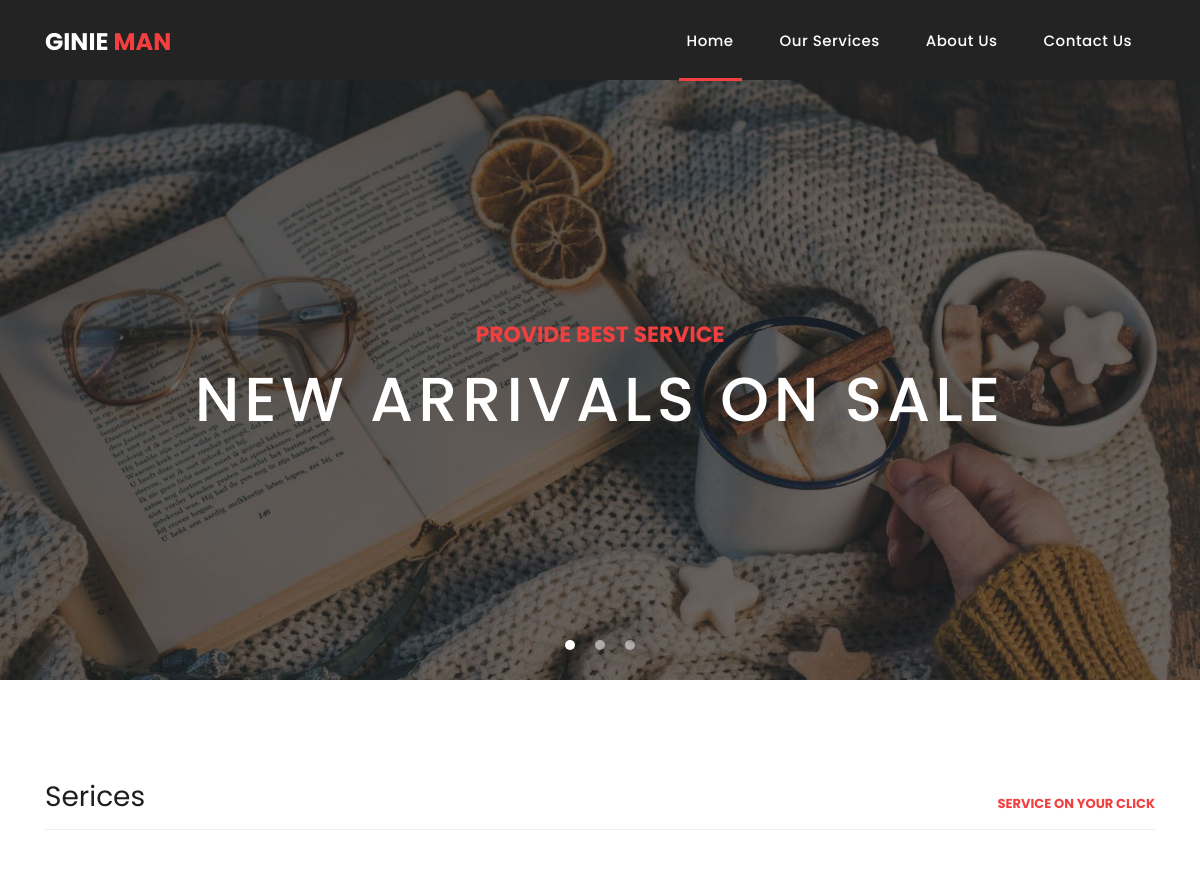
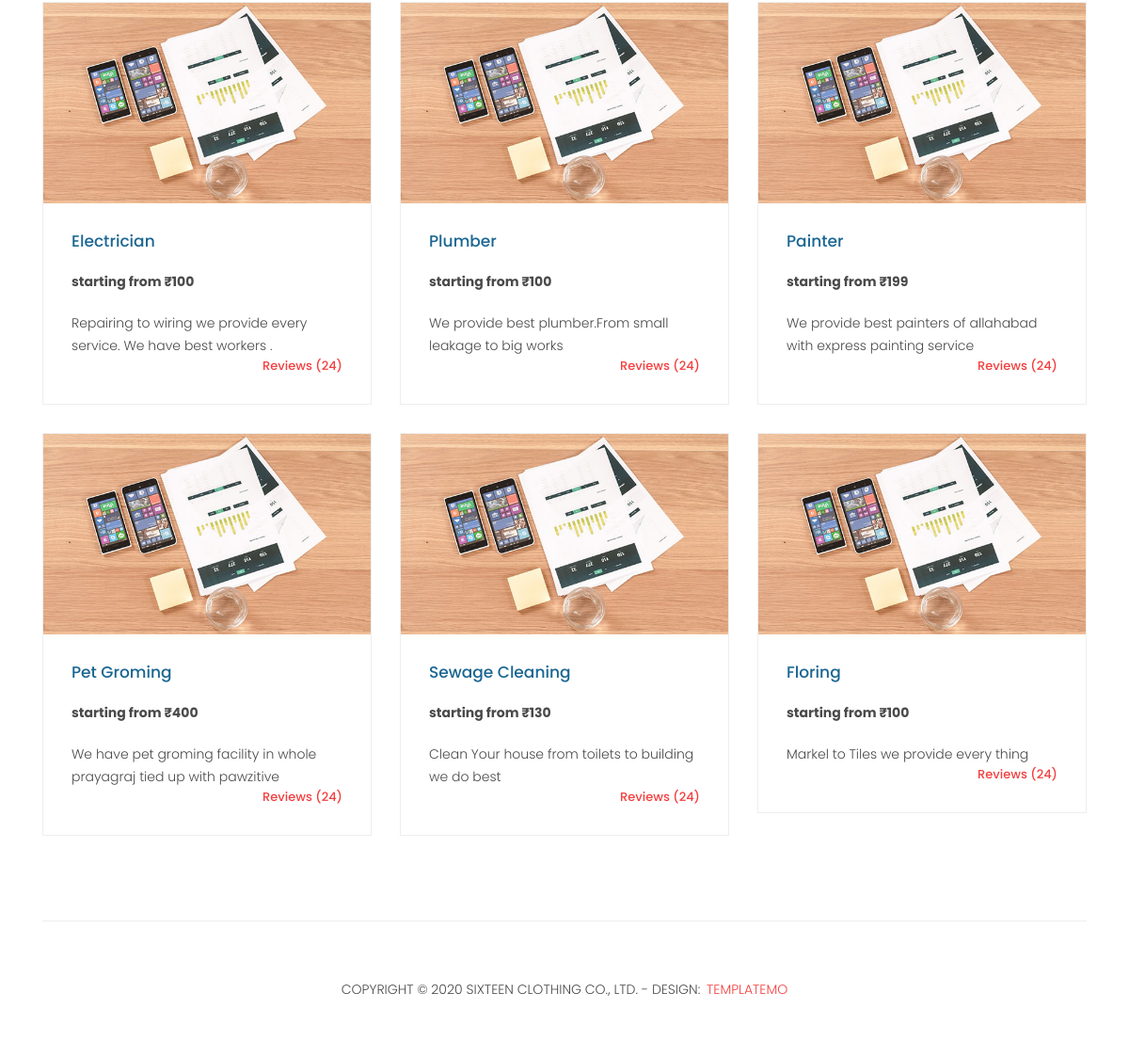
The page / on the database its author committed (2 pictures, top to bottom).
### service/models.py (models this page shows, shortened)
class Service(models.Model):
    service_id= models.AutoField(primary_key=True)
    service_name = models.CharField(max_length=100)
    price = models.IntegerField(default=0)
    desc = models.CharField(max_length=1000)
    image = models.ImageField(upload_to='shop/images', default="")

### service/views.py (the view)
# urls.py: path("", views.index, name="Home"),
def index(request):
    data=Service.objects.all()
    service={
        "service":data
    }
    return render(request,'index.html',service)

### templates/index.html (shortened to what this page needs)
<!DOCTYPE html>
<html lang="en">
  <head>
    {% load static %}
    <link href="{% static 'vendor/bootstrap/css/bootstrap.min.css' %}" rel="stylesheet">
    <link rel="stylesheet" href="{% static 'css/fontawesome.css' %}">
    <link rel="stylesheet" href="{% static 'css/templatemo-sixteen.css' %}">
    <link rel="stylesheet" href="{% static 'css/owl.css' %}">
  </head>
  <body>
    <header class="">
      <nav class="navbar navbar-expand-lg">
        <div class="container">
          <a class="navbar-brand" href="index.html"><h2>Ginie <em>Man</em></h2></a>
          <div class="collapse navbar-collapse" id="navbarResponsive">
            <ul class="navbar-nav ml-auto">
              <li class="nav-item active">
                <a class="nav-link" href="index.html">Home
                </a>
              </li>
              <li class="nav-item">
                <a class="nav-link" href="products.html">Our Services</a>
              </li>
              <li class="nav-item">
                <a class="nav-link" href="about.html">About Us</a>
              </li>
              <li class="nav-item">
                <a class="nav-link" href="contact.html">Contact Us</a>
              </li>
            </ul>
          </div>
        </div>
      </nav>
    </header>
    <div class="banner header-text">
      <div class="owl-banner owl-carousel">
        <div class="banner-item-01" style="background-image: url('/media/slide_01.jpg')" >
          <div class="text-content">
            <h4>Provide best service</h4>
            <h2>New Arrivals On Sale</h2>
          </div>
        </div>
      </div>
    </div>
    <div class="latest-products">
      <div class="container">
        <div class="row">
          <div class="col-md-12">
            <div class="section-heading">
              <h2>Serices</h2>
              <a >service on your click </a>
            </div>
          </div>
          {% for serve in service %}
          <div class="col-md-4">
            <div class="product-item">
              <a href="#"><img src="media/{{serve.image}}" alt=""></a>
              <div class="down-content">
                <a href="#"><h4>{{serve.service_name}}</h4></a>
                <p><strong style="font-weight: bold"; >starting from ₹{{serve.price}}</strong></p>
                <p>{{serve.desc}}</p>
                <span>Reviews (24)</span>
              </div>
            </div>
          </div>
          {% endfor %}
      </div>
    </div>
 <footer>
      <div class="container">
        <div class="row">
          <div class="col-md-12">
            <div class="inner-content">
              <p>Copyright &copy; 2020 Sixteen Clothing Co., Ltd.
            - Design: <a rel="nofollow noopener" href="https://templatemo.com" target="_blank">TemplateMo</a></p>
            </div>
          </div>
        </div>
      </div>
    </footer>
  </body>
</html>

### static/css/templatemo-sixteen.css (style rules this page uses)
body { font-family: 'Poppins', sans-serif; overflow-x: hidden; text-rendering: optimizeLegibility; -webkit-font-smoothing: antialiased; -moz-osx-font-smoothing: grayscale; }
p { margin-bottom: 0px; font-size: 14px; font-weight: 300; color: #4a4a4a; line-height: 24px; }
a { text-decoration: none!important; }
ul { padding: 0; margin: 0; list-style: none; }
h1,h2,h3,h4,h5,h6 { margin: 0px; }
.section-heading { text-align: left; margin-bottom: 60px; border-bottom: 1px solid #eee; }
.section-heading h2 { font-size: 28px; font-weight: 400; color: #1e1e1e; margin-bottom: 15px; }
header { position: absolute; z-index: 99999; width: 100%; height: 80px; background-color: #232323; -webkit-transition: all 0.3s ease-in-out 0s; -moz-transition: all 0.3s ease-in-out 0s; -o-transition: all 0.3s ease-in-out 0s; transition: all 0.3s ease-in-out 0s; }
header .navbar { padding: 17px 0px; }
.navbar .navbar-brand { float: left; margin-top: -12px; outline: none; }
.navbar .navbar-brand h2 { color: #fff; text-transform: uppercase; font-size: 24px; font-weight: 700; -webkit-transition: all .3s ease 0s; -moz-transition: all .3s ease 0s; -o-transition: all .3s ease 0s; transition: all .3s ease 0s; }
.navbar .navbar-brand h2 em { font-style: normal; color: #f33f3f; }
#navbarResponsive { z-index: 999; }
.navbar-collapse { text-align: center; }
.navbar .navbar-nav .nav-item { margin: 0px 15px; }
.navbar .navbar-nav a.nav-link { text-transform: capitalize; font-size: 15px; font-weight: 500; letter-spacing: 0.5px; color: #fff; transition: all 0.5s; margin-top: 5px; }
.navbar .navbar-nav .nav-link:hover, .navbar .navbar-nav .active>.nav-link, .navbar .navbar-nav .nav-link.active, .navbar .navbar-nav .nav-link.show, .navbar .navbar-nav .show>.nav-link { color: #fff; padding-bottom: 25px; border-bottom: 3px solid #f33f3f; }
.banner { position: relative; text-align: center; padding-top: 80px; }
.banner-item-01 { padding: 300px 0px; background-image: url(../images/slide_01.jpg); background-size: cover; background-repeat: no-repeat; background-position: center center; }
.banner .text-content { position: absolute; top: 50%; transform: translateY(-50%); text-align: center; width: 100%; }
.banner .text-content h4 { color: #f33f3f; font-size: 22px; text-transform: uppercase; font-weight: 700; margin-bottom: 15px; }
.banner .text-content h2 { color: #fff; font-size: 62px; text-transform: uppercase; letter-spacing: 5px; }
.latest-products { margin-top: 100px; }
.latest-products .section-heading a { float: right; margin-top: -35px; text-transform: uppercase; font-size: 13px; font-weight: 700; color: #f33f3f; }
.product-item { border: 1px solid #eee; margin-bottom: 30px; }
.product-item .down-content { padding: 30px; position: relative; }
.product-item img { width: 100%; overflow: hidden; }
.product-item .down-content h4 { font-size: 17px; color: #1a6692; margin-bottom: 20px; }
.product-item .down-content p { margin-bottom: 20px; }
.product-item .down-content span { position: absolute; right: 30px; bottom: 30px; font-size: 13px; color: #f33f3f; font-weight: 500; }
footer { text-align: center; }
footer .inner-content { border-top: 1px solid #eee; margin-top: 60px; padding: 60px 0px; }
footer .inner-content p { text-transform: uppercase; }
footer .inner-content p a { color: #f33f3f; margin-left: 3px; }

### rows shown on the page
Service: image (picture), service_name "Electrician", price "100", desc "Repairing to wiring we provide every service. We have best workers ."
Service: image (picture), service_name "Plumber", price "100", desc "We provide best plumber.From small leakage to big works"
Service: image (picture), service_name "Painter", price "199", desc "We provide best painters of allahabad with express painting service"
Service: image (picture), service_name "Pet Groming", price "400", desc "We have pet groming facility in whole prayagraj tied up with pawzitive"
Service: image (picture), service_name "Sewage Cleaning", price "130", desc "Clean Your house from toilets to building we do best"
Service: image (picture), service_name "Floring", price "100", desc "Markel to Tiles we provide every thing"
